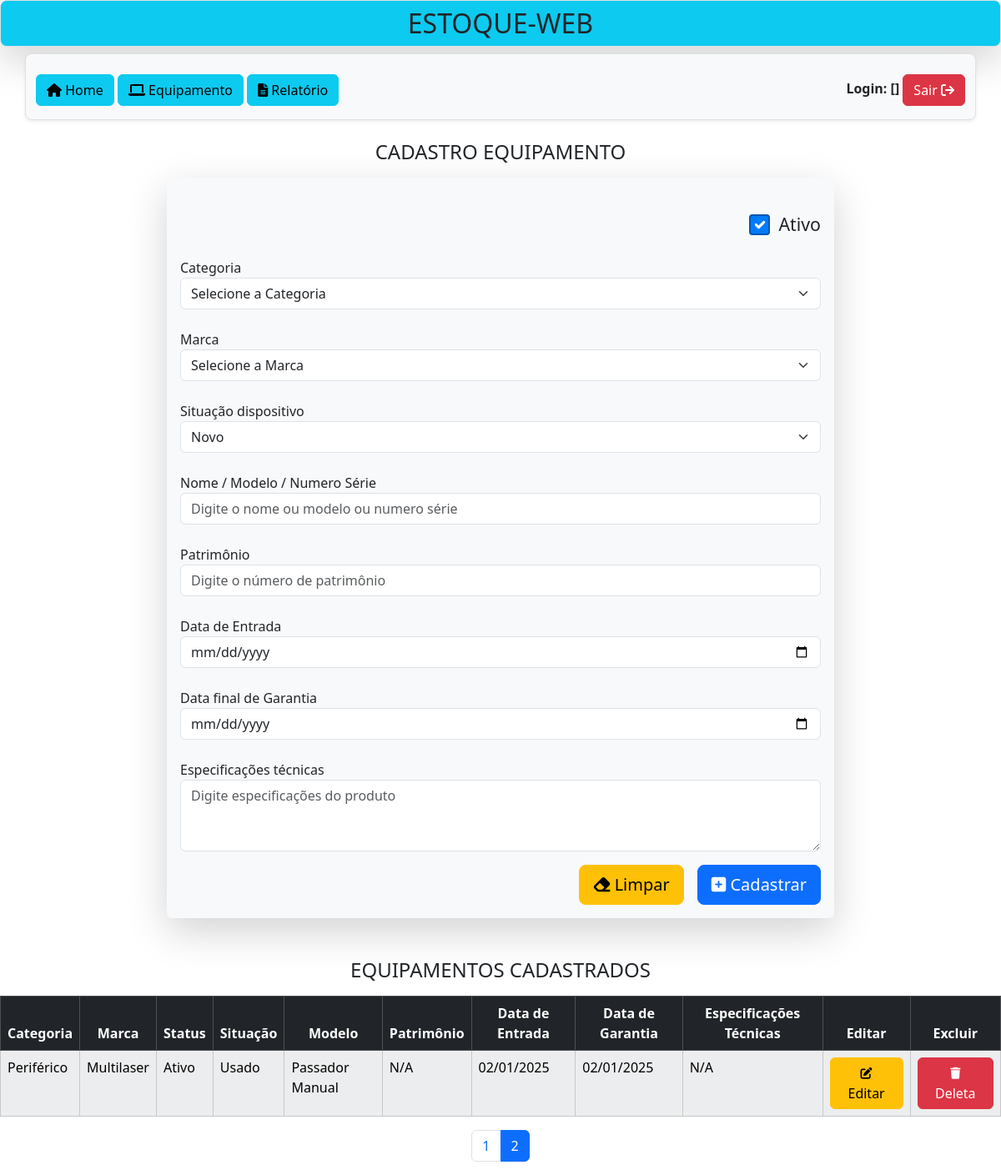
/scripts/produto.php?rota=produto&page=2, run on the app's committed database.
### tables this page shows
CREATE TABLE IF NOT EXISTS `produto` (
  `id` int NOT NULL AUTO_INCREMENT,
  `status` enum('Ativo','Inativo') NOT NULL DEFAULT 'Ativo',
  `categoria` varchar(255) NOT NULL,
  `marca` varchar(255) NOT NULL,
  `situacao` varchar(50) NOT NULL,
  `modelo` varchar(255) NOT NULL,
  `patrimonio` varchar(50) NOT NULL,
  `data_entrada` date NOT NULL,
  `data_garantia` date DEFAULT NULL,
  `espec_tecnicas` text,
  `updated_at` datetime DEFAULT CURRENT_TIMESTAMP ON UPDATE CURRENT_TIMESTAMP,
  PRIMARY KEY (`id`)
);

### inc/database.php (called while the page is built, shortened)
<?php
class database
{
    public function executarConsulta($sql, $params = []) {
        try {
            $pdo = new PDO('mysql:host=' . DB_HOST . ';dbname=' . DB_NAME, DB_USER, DB_PASS);
            $pdo->setAttribute(PDO::ATTR_ERRMODE, PDO::ERRMODE_EXCEPTION);
            $stmt = $pdo->prepare($sql);
            $stmt->execute();
            return $stmt->fetchAll(PDO::FETCH_ASSOC);
        } catch (PDOException $e) {
            echo "Erro na consulta: " . $e->getMessage();
        }
    }
}

### inc/lista.php (the view, shortened to what this page needs)
<?php
include_once __DIR__ . '/../inc/database.php';
$db = new database();
$registrosPorPagina = 10;
$page = isset($_GET['page']) ? (int)$_GET['page'] : 1;
$page = max($page, 1);
$offset = ($page - 1) * $registrosPorPagina;
$sql = "SELECT * FROM produto LIMIT $registrosPorPagina OFFSET $offset";
$resultados = $db->executarConsulta($sql, []);
$sqlTotal = "SELECT COUNT(*) AS total FROM produto";
$totalRegistros = $db->executarConsulta($sqlTotal, [])[0]['total'];
$totalPaginas = ceil($totalRegistros / $registrosPorPagina);
?>
<div class="container mt-2 text-center text-uppercase">
    <div class="row">
        <div class="col">
            <h4>Equipamentos Cadastrados</h4>
        </div>
    </div>
</div>
<?php if (!empty($resultados)): ?>
    <table class="table table-light table-striped table-bordered mt-2">
        <thead class="table-dark">
            <tr class="text-center">
                <th>Categoria</th>
                <th>Marca</th>
                <th>Status</th>
                <th>Situação</th>
                <th>Modelo</th>
                <th>Patrimônio</th>
                <th>Data de Entrada</th>
                <th>Data de Garantia</th>
                <th>Especificações Técnicas</th>
                <th>Editar</th>
                <th>Excluir</th>
            </tr>
        </thead>
        <tbody>
            <?php foreach ($resultados as $produto): ?>
                <tr>
                    <td><?php echo htmlspecialchars($produto['categoria']); ?></td>
                    <td><?php echo htmlspecialchars($produto['marca']); ?></td>
                    <td><?php echo htmlspecialchars($produto['status']); ?></td>
                    <td><?php echo htmlspecialchars($produto['situacao']); ?></td>
                    <td><?php echo htmlspecialchars($produto['modelo']); ?></td>
                    <td><?php echo htmlspecialchars($produto['patrimonio']); ?></td>
                    <td><?php echo htmlspecialchars(date('d/m/Y', strtotime($produto['data_entrada']))); ?></td>
                    <td><?php echo htmlspecialchars(date('d/m/Y', strtotime($produto['data_garantia']))); ?></td>
                    <td><?php echo htmlspecialchars($produto['espec_tecnicas']); ?></td>
                    <td>
                        <a href="?rota=editar&id=<?php echo htmlspecialchars($produto['id']); ?>" class="btn btn-warning fs-6" title="editar">
                            <i class="fas fa-edit fa-sm mx-2 mt-1 mb-2"></i> Editar
                        </a>
                    </td>
                    <td>
                        <a onclick="return confirm('Confirma deleta este registro?')" href="?rota=delete&id=<?php echo htmlspecialchars($produto['id']); ?>" class="btn btn-danger" title="deleta">
                            <i class="fas fa-trash fa-sm mx-2 mt-1 mb-2"></i> Deleta
                        </a>
                    </td>
                </tr>
            <?php endforeach; ?>
        </tbody>
    </table>
<?php else: ?>
    <p>Nenhum produto encontrado.</p>
<?php endif; ?>
<?php if ($totalPaginas > 1): ?>
    <nav>
        <ul class="pagination justify-content-center">
            <?php for ($i = 1; $i <= $totalPaginas; $i++): ?>
                <li class="page-item <?php echo ($i === $page) ? 'active' : ''; ?>">
                    <a class="page-link" href="?rota=produto&page=<?php echo $i; ?>"><?php echo $i; ?></a>
                </li>
            <?php endfor; ?>
        </ul>
    </nav>
<?php endif; ?>

### data on the page
produto: categoria "Periférico", marca "Multilaser", status "Ativo", situacao "Usado", modelo "Passador Manual", patrimonio "N/A", data_entrada "02/01/2025", data_garantia "02/01/2025", espec_tecnicas "N/A"
